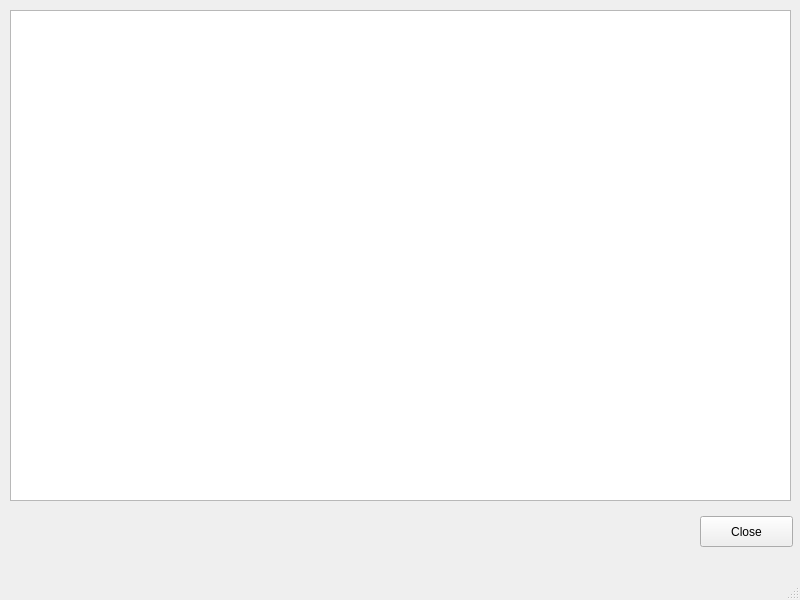
<?xml version="1.0" encoding="UTF-8"?>
<ui version="4.0">
 <class>VirusListWindow</class>
 <widget class="QMainWindow" name="VirusListWindow">
  <property name="geometry">
   <rect>
    <x>0</x>
    <y>0</y>
    <width>800</width>
    <height>600</height>
   </rect>
  </property>
  <property name="windowTitle">
   <string>MainWindow</string>
  </property>
  <widget class="QWidget" name="centralwidget">
   <widget class="QListView" name="listView">
    <property name="geometry">
     <rect>
      <x>10</x>
      <y>10</y>
      <width>781</width>
      <height>491</height>
     </rect>
    </property>
   </widget>
   <widget class="QPushButton" name="pushButton">
    <property name="geometry">
     <rect>
      <x>700</x>
      <y>516</y>
      <width>93</width>
      <height>31</height>
     </rect>
    </property>
    <property name="text">
     <string>Close</string>
    </property>
   </widget>
  </widget>
  <widget class="QMenuBar" name="menubar">
   <property name="geometry">
    <rect>
     <x>0</x>
     <y>0</y>
     <width>800</width>
     <height>25</height>
    </rect>
   </property>
  </widget>
  <widget class="QStatusBar" name="statusbar"/>
 </widget>
 <resources/>
 <connections/>
</ui>
